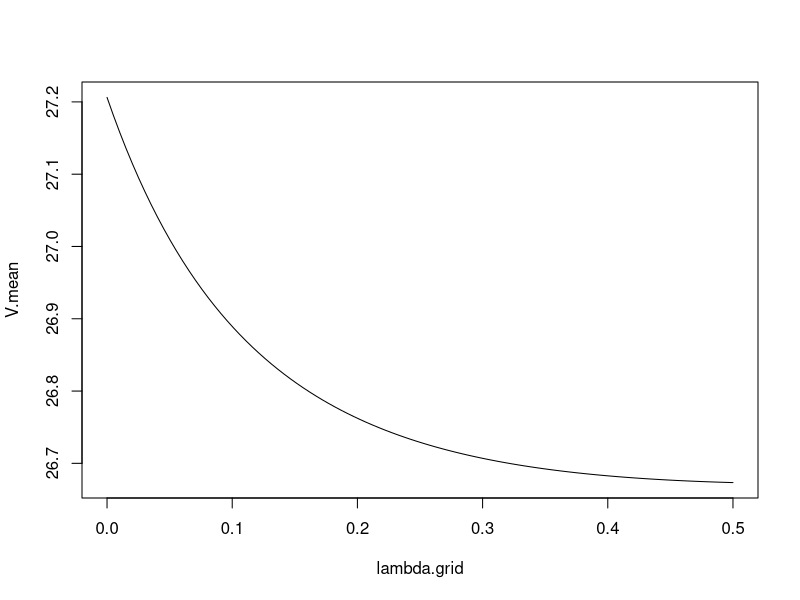

Recreate this plot in R. (Note: a time limit stopped this script after it produced the figure.)
nllh <- function(x, mu) {
  n <- length(x)
  negllh <- - n*log(1/sqrt(2*pi)) + sum((x-mu)^2)
  return(negllh)
}

pen_dist <- function(data,lambda,pen_type,par) {
  # Adapt this function so that if pen_type = "ToZero" then it shrinks all the mu values closer to zero and if 
  # pen_type = "Closer" then it shrinks all the mu values closer to one another. Use an "if" function
  
  X <- data$X
  index<- data$index
  n <- sum(index==1) # Assuming equal group sizes
  mu <- par
  J <- max(index)
  D.vals <- rep(0,J)
  for (j in 1:J) {
    D.vals[j] <- nllh(X[index==j],mu[j])
  }
  
  if (pen_type == "ToZero") {
    D <- sum(D.vals) + lambda*n*sum(mu^2) # Penalty on squared mu-values
  } else if (pen_type == "Closer") {
    mu.matrix <- matrix(rep(mu,J),nrow = J,byrow = TRUE)
    D <- sum(D.vals) + lambda*n*sum((mu.matrix-t(mu.matrix))^2)/2
  }
  return(D)
}
#-----------------------------------------------------------------------------------------------
#mu.mle <- rep(0,J)
#for (j in 1:J) {
#  mu.mle[j] = mean(data$X[data$index==j])
#}
#
#optim(mu.mle, fn = pen_dist, data = data, lambda = 10)
#-----------------------------------------------------------------------------------------------
# Creates random permutation for test and validation data

perm_score <- function(dataset, lambda.grid, pen_type) {
  index <- dataset$index
  X <- dataset$X
  J <- max(index)
  n <- length(X[index==1]) # Number of values
  m <- floor(0.75*n)
  # Iterate through each index
  # For each index, we have 50 values and we will split accordingly 
  # Don't iterate through the values
  
  dataset.test <- data.frame(index= c(), X = c())
  dataset.valid <- data.frame(index= c(), X = c())
  
  for (a in 1:J) {
    X_ran <- sample(X[index == a])
    X_test <- data.frame(index= rep(a, m), X = X_ran[1:m])
    dataset.test <- rbind(dataset.test, X_test)
    X_valid <- data.frame(index= rep(a, n-m), X = X_ran[(m+1):n])
    dataset.valid <- rbind(dataset.valid, X_valid)
  }
  nL <- length(lambda.grid)
  mu.in <- c()
  for (a in 1:J) {
    mu.in <- c(mu.in,mean(dataset.test$X[dataset.test$index== a])) #Calculate mean of each subset
  }
  V <- rep(0,nL)
  for (b in 1:nL) {
    # data.in <- list(X = , lambda = lambda.grid[b])
    D <- optim(par = mu.in, fn = pen_dist, data = dataset.test,lambda = lambda.grid[b],pen_type = pen_type, method = "BFGS")
    # Validation score calculated on the validation data for each lambda value
    V[b] <- pen_dist(data = dataset.valid,lambda = 0, pen_type = pen_type,par = D$par )
  }
  return(V)
}

# Adding a simulation study component:
# (1) Simulate a dataset
# (2) Find both MLE and penalized cross-validation est's
# (3) Store the estimators for each simulated dataset
# (4) Repeat this a large # of times so we can calculate
#     MSE (or RMSE) for the two methods


# Generate data -- insert code here (specify sample size)
#----

sim.data <- function(N, mu.vals) {
  n.mu <- length(mu.vals)
  index <- rep(1,N)
  X <- rnorm(N,mu.vals[1],1)
  if (n.mu > 1) {
    for (j in 2:n.mu) {
      index <- c(index,rep(j,N))
      X <- c(X,rnorm(N, mean = mu.vals[j], sd = 1))
    }
  }
  dataset <- data.frame(index = index, X = X)
  return(dataset)
}
lambdaMax = 0.5
nL = 100
M <- 15 # Number of partitions
lambda.grid <- seq(0,lambdaMax,length.out = nL)

dataset_simulation <- sim.data(20,c(0,0,0))

V.store <- matrix(rep(0,M*nL),nrow = M)
for (m in 1:M) {
  V <- perm_score(dataset_simulation,lambda.grid, "Closer")
  V.store[m,] <- V
}
V.mean <- colMeans(V.store)
plot(lambda.grid, V.mean, type = "l")

# Added these back commands back in, needed below
nDelta <- 10
delta.grid <- seq(0,1,length.out = nDelta)

MSEpen <- rep(1,nDelta)
MSEmle <- rep(1,nDelta)

# The for loop below does not work because no data is being simulated
# On each iteration of the for loop, new data should be simulated
N <- 50
n.var <- 5
pen_type <- "ToZero"
for (j in 1:nDelta) {
  start_time <- Sys.time()
  K <- 10 # Number of datasets to simulate
  mle.est <- matrix(rep(0,nDelta*K),nrow = K)
  pen.est <- matrix(rep(0,nDelta*K),nrow = K)
  mu.true <- seq(0,delta.grid[j], length.out = n.var)
  
  
  for (k in 1:K) {
    dataset_simulation <- sim.data(N,mu.true)
    
    lambda.grid <- seq(0,lambdaMax,length.out = nL)
    V.store <- matrix(rep(0,M*nL),nrow = M)
    for (m in 1:M) {
      V <- perm_score(dataset_simulation,lambda.grid, "Closer")
      V.store[m,] <- V
    }
    
    V.mean <- colMeans(V.store)
    lambda.out <- lambda.grid[V.mean==min(V.mean)]
    
    mu.mle <- c()
    for (a in 1:n.var) {
      mu.mle <- c(mu.mle, mean(dataset_simulation$X[dataset_simulation$index == a])) #Calculate mean of each subset
    }
    
    # data.opt <- list(dataset_simulation, lambda = lambda.out)
    mu.out <- optim(par = mu.mle,fn = pen_dist, data = dataset_simulation, lambda = lambda.out, pen_type = pen_type, method = "BFGS")$par
    mle.est[k,] <- mu.mle
    pen.est[k,] <- mu.out
  }
  mle.bias <- colMeans(mle.est) - mu.true
  pen.bias <- colMeans(pen.est) - mu.true
  mle.var <- apply(mle.est,2,var) # calculates var for each column #------
  pen.var <- apply(pen.est,2,var) # calculates var for each column
  mle.MSE <- mle.bias^2 + mle.var
  pen.MSE <- pen.bias^2 + pen.var
  MSEmle[j] <- sum(mle.MSE)
  MSEpen[j] <- sum(pen.MSE)
  end_time <- Sys.time()
  timer <- end_time - start_time
  print(j)
  print(timer)
}
plot(delta.grid,MSEpen,type = "l")
lines(delta.grid,MSEmle,col = "red") #-------

results <- list(delta = delta.grid,
                MSEpen = MSEpen,
                MSEmle = MSEmle)

#name <- "delta_eq_spaced_closer_n50"
name <- "delta_one_nonzero_closer_n50"
save(results, file = paste(name, ".RData", sep=""))
